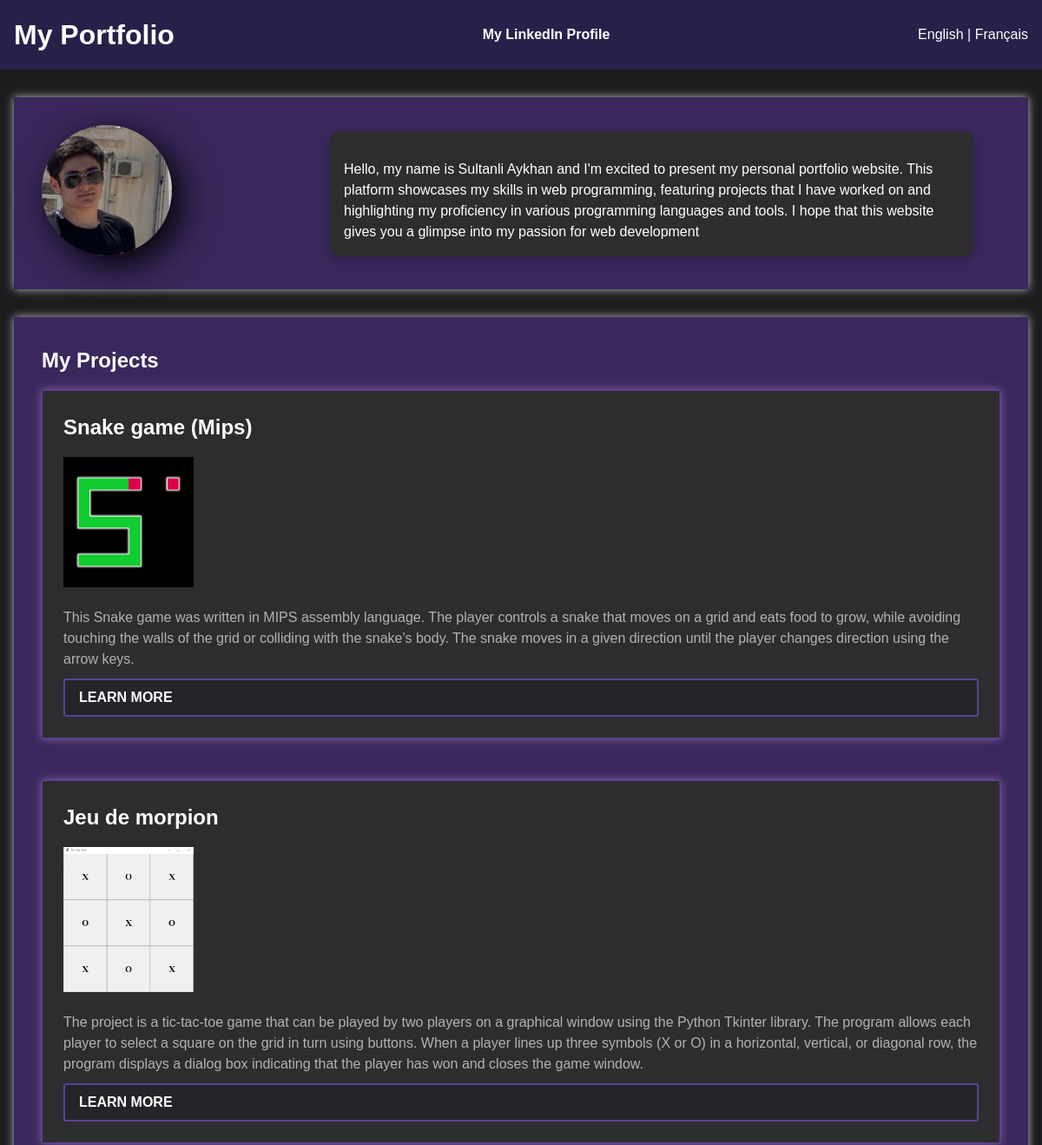
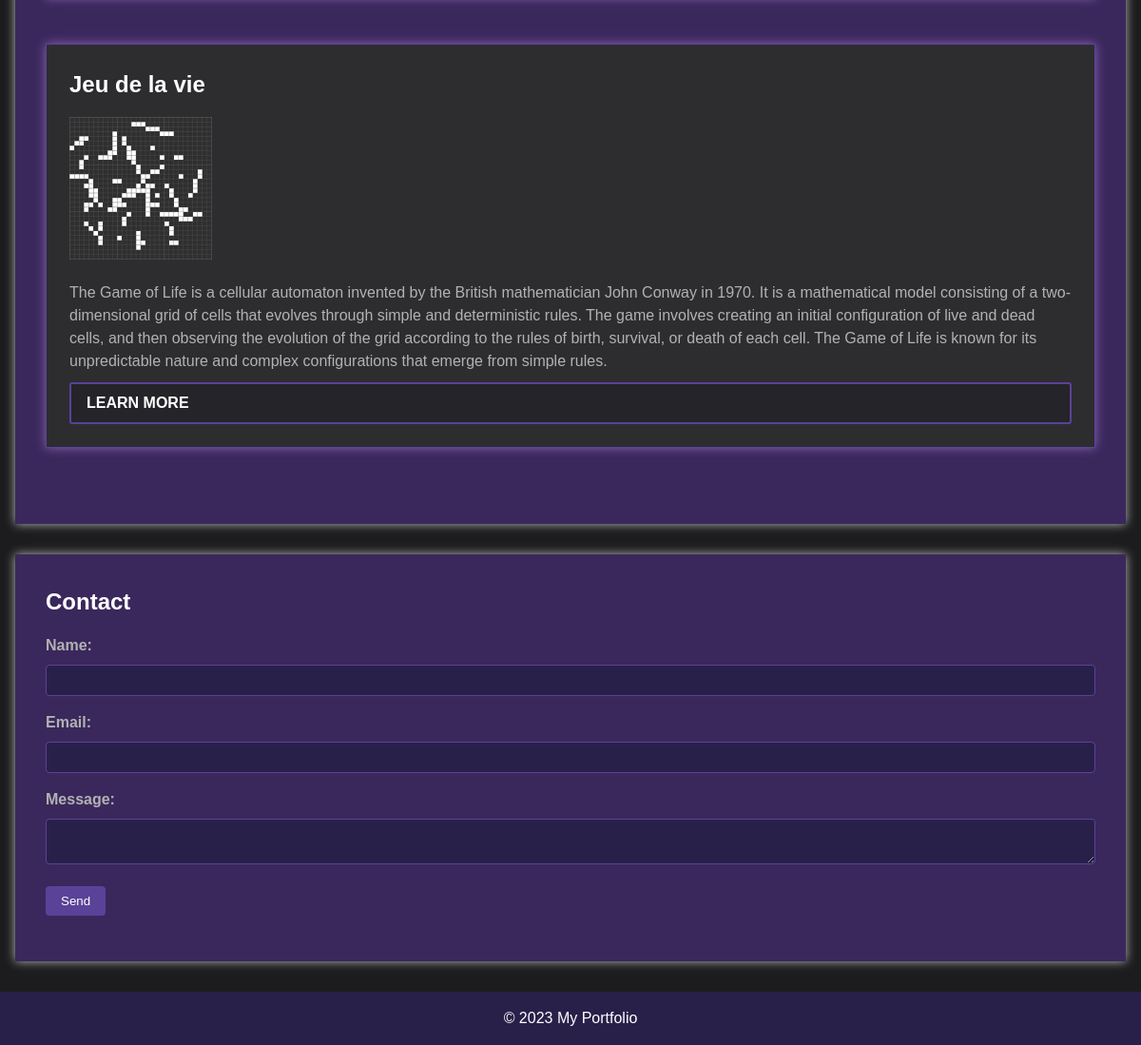
The page / on the database its author committed (2 pictures, top to bottom).
### tables this page shows
CREATE TABLE `Projects` (
  `projectId` int NOT NULL,
  `Name` varchar(255) NOT NULL,
  `description_fr` text NOT NULL,
  `Photo` varchar(255) NOT NULL,
  `FullDescription` text,
  `description_en` text NOT NULL,
  `FullDescription_en` text NOT NULL
);

### lang/en.php (called while the page is built)
<?php
return [
    'lang' => 'en',
    'charset' => 'UTF-8',
    'viewport' => 'width=device-width, initial-scale=1.0',
    'title' => 'My Portfolio',
    'linkedin' => 'My LinkedIn Profile',
    'presentation' => 'Presentation',
    'welcome' => 'Welcome to my portfolio where I showcase my personal projects. I created this site to demonstrate my web development skills and to share my creations with the world.',
    'projects' => 'My Projects',
    'name' => 'Name',
    'description' => 'Description',
    'learn_more' => 'Learn more',
    'contact' => 'Contact',
    'message' => 'Message',
    'send' => 'Send',
    'Email' => 'Email',
];

### index.php (the view, shortened to what this page needs)
<?php
if (isset($_COOKIE['language']) && $_COOKIE['language'] === 'fr') {
    $lang = include 'lang/fr.php';
} else {
    $lang = include 'lang/en.php';
}
?>
<!DOCTYPE html>
<html lang="<?php echo $lang['lang']; ?>">
<head>
    <link rel="stylesheet" href="css/style.css">
</head>
<body>
    <header>
    <h1><?php echo $lang['title']; ?></h1>
    <a href="https://www.linkedin.com/in/aykhansultanli/" target="_blank"><?php echo $lang['linkedin']; ?></a>
    <div id="lang-selection">
        <a href="?lang=en">English</a> | <a href="?lang=fr">Français</a>
    </div>
	</header>
    <main>
    	<section id="about-me">
  <div class="profile-picture">
    <img src="photos/profilep.jpeg" alt="Profile Picture">
  </div>
  <div class="bio">
    <?php
    if ($lang['lang'] === 'fr') {
        echo "<p>" . $lang['about_text'] . "</p>";
    } else {
        echo "<p>Hello, my name is Sultanli Aykhan and I'm excited to present my personal portfolio website. This platform showcases my skills in web programming, featuring projects that I have worked on and highlighting my proficiency in various programming languages and tools. I hope that this website gives you a glimpse into my passion for web development</p>";
    }
    ?>
  </div>
</section>
        <section id="projets">
    <h2><?php echo $lang['projects']; ?></h2>
    <?php
    $host = 'localhost';
    $dbname = 'Projects';
    $username = 'root';
    $password = 'sikiminbashi';
    try {
        $pdo = new PDO("mysql:host=$host;dbname=$dbname", $username, $password);
        $pdo->setAttribute(PDO::ATTR_ERRMODE, PDO::ERRMODE_EXCEPTION);
        $desc_col = $lang['lang'] === 'en' ? 'description_en' : 'description_fr';
        $stmt = $pdo->query("SELECT * FROM Projects");
        while ($row = $stmt->fetch()) {
            echo "<div class='projet'>";
            echo "<h3>" . $row[$lang['name']] . "</h3>";
            echo "<img src='" . $row['Photo'] . "' alt='" . $row[$lang['name']] . "' style='max-width: 150px;'>";
            echo "<p>" . $row[$desc_col] . "</p>";
            echo "<a href='project.php?id=" . $row['projectId'] . "&lang=" . $lang['lang'] . "'>" . $lang['learn_more'] . "</a>";
            echo "</div>";
        }
    } catch (PDOException $e) {
        echo "Connection failed: " . $e->getMessage();
        die();
    }
    ?>
</section>
        <section id="contact">
            <h2><?php echo $lang['contact']; ?></h2>
            <form action="envoyer.php" method="post">
                <div>
                    <label for="nom"><?php echo $lang['name']; ?>:</label>
                    <input type="text" id="nom" name="nom" required>
                </div>
                <div>
                    <label for="email"><?php echo $lang['Email']; ?>:</label>
					<input type="email" id="email" name="email" required>
				</div>
				<div>
					<label for="message"><?php echo $lang['message']; ?>:</label>
					<textarea id="message" name="message" required></textarea>
				</div>
				<div>
					<button type="submit"><?php echo $lang['send']; ?></button>
				</div>
			</form>
		</section>
	</main>
	<footer>
 	   <p>&copy; <?php echo date('Y'); ?> <?php echo $lang['title']; ?></p>
	</footer>
	</body>
</html>

### css/style.css (style rules this page uses)
* { box-sizing: border-box; margin: 0; padding: 0; }
body { font-family: sans-serif; line-height: 1.5; background-color: #1c1c1e; color: #fff; }
h1, h2, h3, h4, h5, h6 { font-weight: bold; }
a { color: #fff; text-decoration: none; }
header { background-color: #242429; color: #fff; padding: 1rem; display: flex; justify-content: space-between; align-items: center; }
main { max-width: 1200px; margin: 2rem auto; padding: 0 1rem; }
section { margin-bottom: 2rem; }
h2 { margin-bottom: 1rem; }
.projet { background-color: #2d2d30; border: 1px solid #343436; padding: 1rem; margin-bottom: 1rem; box-shadow: 0px 0px 10px #343436; }
.projet h3 { margin-bottom: 0.5rem; color: #fff; font-size: 2rem; }
.projet img { max-width: 100%; height: auto; margin-bottom: 1rem; }
.projet p { font-size: 1.2rem; line-height: 1.5; margin: 0; color: #b2b2b2; }
.projet a { display: inline-block; margin-top: 10px; font-weight: bold; background-color: #242429; color: #fff; padding: 0.5rem 1rem; border: none; border-radius: 0.25rem; cursor: pointer; text-decoration: none; }
form div { margin-bottom: 1rem; }
label { display: block; margin-bottom: 0.5rem; color: #b2b2b2; }
input[type="text"], input[type="email"], textarea { width: 100%; padding: 0.5rem; border: 1px solid #343436; border-radius: 0.25rem; background-color: #2d2d30; color: #b2b2b2; }
button[type="submit"] { background-color: #242429; color: #fff; padding: 0.5rem 1rem; border: none; border-radius: 0.25rem; cursor: pointer; text-decoration: none; }
header { background-color: #29204a; color: #fff; }
main { max-width: 1200px; margin: 2rem auto; padding: 0 1rem; color: #fff; }
#projets { background-color: #3a285c; padding: 2rem; box-shadow: 0 0 10px #bbb; }
.projet { border: 1px solid #5a4298; padding: 1.5rem; margin-bottom: 3rem; box-shadow: 0px 0px 10px #8c63b1; transition: transform 0.2s ease-in-out; }
.projet h3 { font-size: 24px; margin-top: 0; margin-bottom: 1rem; }
.projet p { font-size: 16px; line-height: 1.5; margin: 0; }
.projet a { display: block; margin-top: 10px; font-weight: bold; color: #fff; border: 2px solid #5a4298; padding: 0.5rem 1rem; border-radius: 3px; text-transform: uppercase; transition: background-color 0.2s ease-in-out, color 0.2s ease-in-out; }
#contact { background-color: #3a285c; padding: 2rem; box-shadow: 0 0 10px #bbb; }
label { display: block; margin-bottom: 0.5rem; font-weight: bold; }
input[type="text"], input[type="email"], textarea { width: 100%; padding: 0.5rem; border: 1px solid #5a4298; border-radius: 0.25rem; color: #fff; background-color: #29204a; }
button[type="submit"] { background-color: #5a4298; color: #fff; padding: 0.5rem 1rem; border: none; border-radius: 0.25rem; cursor: pointer; transition: background-color 0.2s ease-in-out; }
footer { background-color: #29204a; color: #fff; text-align: center; padding: 1rem; }
header a[href*="linkedin.com"] { color: #white; font-weight: bold; }
#about-me { display: flex; flex-wrap: wrap; align-items: center; margin: 2rem 0; padding: 2rem; background-color: #3a285c; box-shadow: 0 0 10px #bbb; color: #fff; }
.profile-picture { width: 30%; max-width: 300px; margin-right: 2rem; }
.profile-picture img { width: 50%; height: auto; border-radius: 50%; box-shadow: 11px 11px 41px rgb(0, 0, 0); }
.bio { position: relative; width: calc(70% - 2rem); background-color: #2d2d30; padding: 1rem; border-radius: 10px; overflow: hidden; box-shadow: 0 5px 10px rgba(0, 0, 0, 0.2); }
.bio::before { content: ''; position: absolute; top: -50%; left: -50%; width: 200%; height: 200%; background: linear-gradient(45deg, rgba(255,255,255,0) 0%, rgba(255,255,255,0.15) 10%, rgba(255,255,255,0.15) 90%, rgba(255,255,255,0) 100%); opacity: 0; transition: opacity 0.5s ease-in-out; }

### rows shown on the page
projects: Name "Snake game (Mips)", Photo (picture), description_en "This Snake game was written in MIPS assembly language. The player controls a snake that moves on a grid and eats food to grow, while avoiding touching the walls of the grid or colliding with the snake's body. The snake moves in a given direction until the player changes direction using the arrow keys."
projects: Name "Jeu de morpion", Photo (picture), description_en "The project is a tic-tac-toe game that can be played by two players on a graphical window using the Python Tkinter library. The program allows each player to select a square on the grid in turn using buttons. When a player lines up three symbols (X or O) in a horizontal, vertical, or diagonal row, the program displays a dialog box indicating that the player has won and closes the game window."
projects: Name "Jeu de la vie", Photo (picture), description_en "The Game of Life is a cellular automaton invented by the British mathematician John Conway in 1970. It is a mathematical model consisting of a two-dimensional grid of cells that evolves through simple and deterministic rules. The game involves creating an initial configuration of live and dead cells, and then observing the evolution of the grid according to the rules of birth, survival, or death of each cell. The Game of Life is known for its unpredictable nature and complex configurations that emerge from simple rules."

### other values the page prints
$lang['title'] "My Portfolio"
$lang['linkedin'] "My LinkedIn Profile"
$lang['projects'] "My Projects"
$lang['contact'] "Contact"
$lang['name'] "Name"
$lang['Email'] "Email"
$lang['message'] "Message"
$lang['send'] "Send"
